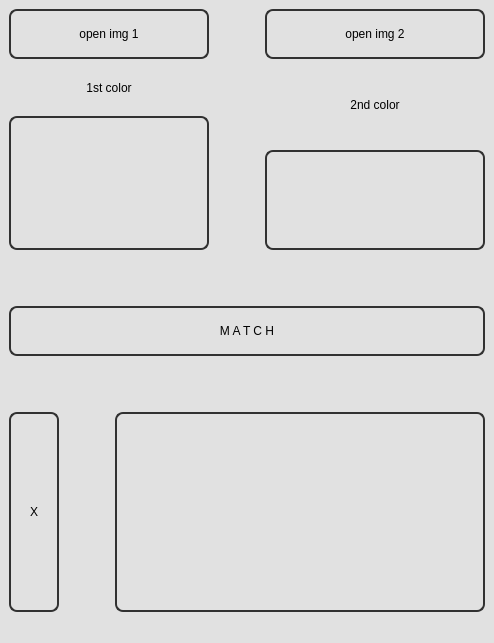
<?xml version="1.0" encoding="UTF-8"?>
<ui version="4.0">
 <class>MainWindow</class>
 <widget class="QMainWindow" name="MainWindow">
  <property name="geometry">
   <rect>
    <x>0</x>
    <y>0</y>
    <width>494</width>
    <height>643</height>
   </rect>
  </property>
  <property name="windowTitle">
   <string>Color Block</string>
  </property>
  <property name="layoutDirection">
   <enum>Qt::LeftToRight</enum>
  </property>
  <property name="styleSheet">
   <string notr="true">* {
	font: 10pt &quot;Courier New&quot;;
	background-color: #e1e1e1;
}
.QPushButton {
	border: 2px solid rgb(49, 49, 49);
	border-radius: 8px;
	padding-right: 10px;
	padding-left: 10px;
}
.QLabel {
	background: None;
	padding-left: 0px;
}
#lblMatch {
	border: 2px solid rgb(49, 49, 49);
	border-radius: 8px;
}
#wdgColor1, #wdgColor2 {
	background-color: #e1e1e1;
	border: 2px solid rgb(49, 49, 49);
	border-radius: 8px;
}



/*
* {
	font: 12pt &quot;Candara&quot;;
	color: rgb(225, 225, 225);
	background-color: rgb(49, 49, 49);
}

.QPushButton {
	border: 2px solid #e1e1e1;
	padding-right: 10px;
	padding-left: 10px;
}

#wdgColor1, #wdgColor2 {
	background-color: #e1e1e1;
}

.QLabel {
	background: None;
	padding-left: 7px;
}
*/</string>
  </property>
  <widget class="QWidget" name="centralwidget">
   <layout class="QGridLayout" name="gridLayout">
    <item row="0" column="0">
     <layout class="QVBoxLayout" name="verticalLayout">
      <item>
       <layout class="QHBoxLayout" name="horizontalLayout_2" stretch="0,0,1">
        <item>
         <layout class="QVBoxLayout" name="verticalLayout_2" stretch="2,1,3">
          <item>
           <widget class="QPushButton" name="btnOpen1">
            <property name="minimumSize">
             <size>
              <width>200</width>
              <height>50</height>
             </size>
            </property>
            <property name="text">
             <string>open img 1</string>
            </property>
           </widget>
          </item>
          <item>
           <widget class="QLabel" name="label1">
            <property name="text">
             <string>1st color</string>
            </property>
            <property name="alignment">
             <set>Qt::AlignCenter</set>
            </property>
           </widget>
          </item>
          <item>
           <widget class="PlotWidget" name="wdgColor2" native="true">
            <property name="minimumSize">
             <size>
              <width>100</width>
              <height>100</height>
             </size>
            </property>
            <property name="maximumSize">
             <size>
              <width>800</width>
              <height>16777215</height>
             </size>
            </property>
            <property name="styleSheet">
             <string notr="true"/>
            </property>
           </widget>
          </item>
         </layout>
        </item>
        <item>
         <spacer name="horizontalSpacer_3">
          <property name="orientation">
           <enum>Qt::Horizontal</enum>
          </property>
          <property name="sizeType">
           <enum>QSizePolicy::Fixed</enum>
          </property>
          <property name="sizeHint" stdset="0">
           <size>
            <width>50</width>
            <height>20</height>
           </size>
          </property>
         </spacer>
        </item>
        <item>
         <layout class="QVBoxLayout" name="verticalLayout_3" stretch="2,1,0">
          <item>
           <widget class="QPushButton" name="btnOpen2">
            <property name="minimumSize">
             <size>
              <width>200</width>
              <height>50</height>
             </size>
            </property>
            <property name="text">
             <string>open img 2</string>
            </property>
           </widget>
          </item>
          <item>
           <widget class="QLabel" name="label2">
            <property name="text">
             <string>2nd color</string>
            </property>
            <property name="alignment">
             <set>Qt::AlignCenter</set>
            </property>
           </widget>
          </item>
          <item>
           <widget class="PlotWidget" name="wdgColor1" native="true">
            <property name="minimumSize">
             <size>
              <width>100</width>
              <height>100</height>
             </size>
            </property>
            <property name="maximumSize">
             <size>
              <width>800</width>
              <height>16777215</height>
             </size>
            </property>
            <property name="styleSheet">
             <string notr="true"/>
            </property>
           </widget>
          </item>
         </layout>
        </item>
       </layout>
      </item>
      <item>
       <spacer name="verticalSpacer_3">
        <property name="orientation">
         <enum>Qt::Vertical</enum>
        </property>
        <property name="sizeType">
         <enum>QSizePolicy::Fixed</enum>
        </property>
        <property name="sizeHint" stdset="0">
         <size>
          <width>50</width>
          <height>50</height>
         </size>
        </property>
       </spacer>
      </item>
      <item>
       <widget class="QPushButton" name="btnMatch">
        <property name="minimumSize">
         <size>
          <width>50</width>
          <height>50</height>
         </size>
        </property>
        <property name="layoutDirection">
         <enum>Qt::LeftToRight</enum>
        </property>
        <property name="text">
         <string>M A T C H</string>
        </property>
       </widget>
      </item>
      <item>
       <spacer name="verticalSpacer">
        <property name="orientation">
         <enum>Qt::Vertical</enum>
        </property>
        <property name="sizeType">
         <enum>QSizePolicy::Fixed</enum>
        </property>
        <property name="sizeHint" stdset="0">
         <size>
          <width>50</width>
          <height>50</height>
         </size>
        </property>
       </spacer>
      </item>
      <item>
       <layout class="QHBoxLayout" name="horizontalLayout" stretch="0,0,1">
        <item>
         <widget class="QPushButton" name="btnClear">
          <property name="minimumSize">
           <size>
            <width>50</width>
            <height>200</height>
           </size>
          </property>
          <property name="text">
           <string>X</string>
          </property>
         </widget>
        </item>
        <item>
         <spacer name="horizontalSpacer_2">
          <property name="orientation">
           <enum>Qt::Horizontal</enum>
          </property>
          <property name="sizeHint" stdset="0">
           <size>
            <width>50</width>
            <height>20</height>
           </size>
          </property>
         </spacer>
        </item>
        <item>
         <widget class="QLabel" name="lblMatch">
          <property name="minimumSize">
           <size>
            <width>350</width>
            <height>200</height>
           </size>
          </property>
          <property name="text">
           <string/>
          </property>
         </widget>
        </item>
       </layout>
      </item>
     </layout>
    </item>
   </layout>
   <zorder>btnMatch</zorder>
   <zorder>wdgColor1</zorder>
   <zorder>wdgColor2</zorder>
   <zorder></zorder>
  </widget>
  <widget class="QMenuBar" name="menubar">
   <property name="geometry">
    <rect>
     <x>0</x>
     <y>0</y>
     <width>494</width>
     <height>26</height>
    </rect>
   </property>
  </widget>
  <widget class="QStatusBar" name="statusbar"/>
 </widget>
 <customwidgets>
  <customwidget>
   <class>PlotWidget</class>
   <extends>QWidget</extends>
   <header location="global">pyqtgraph</header>
   <container>1</container>
  </customwidget>
 </customwidgets>
 <resources/>
 <connections/>
</ui>
